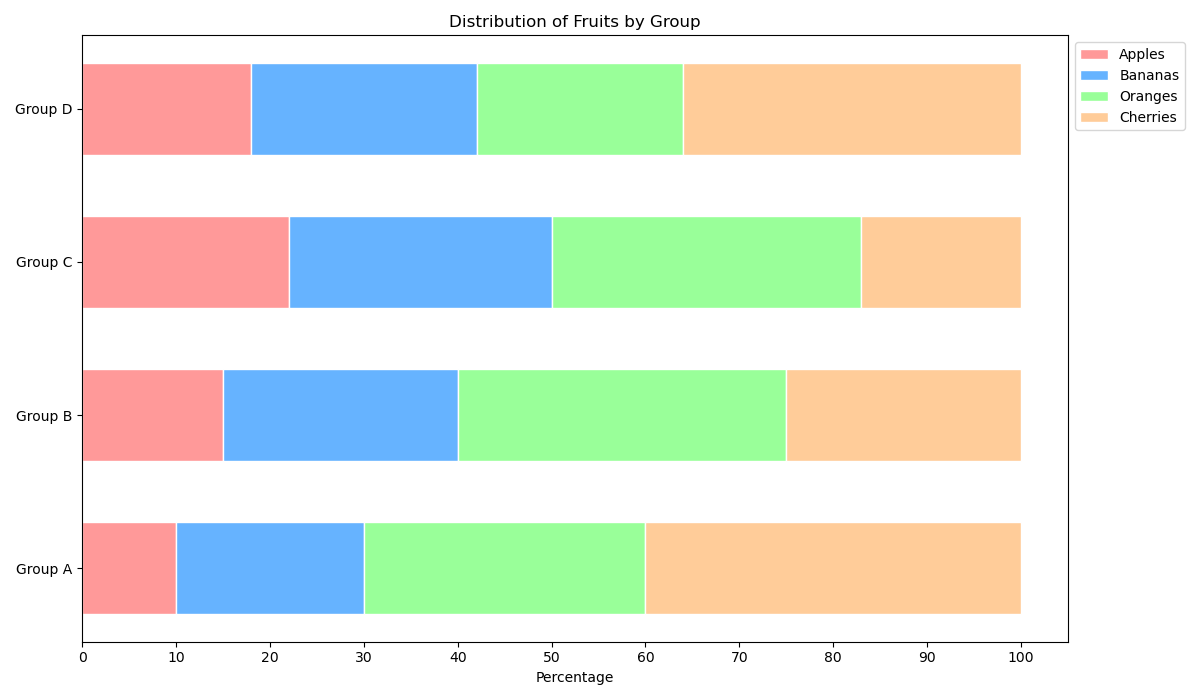

Generate this figure with Python:

import matplotlib.pyplot as plt
import pandas as pd
import numpy as np

# Data
data = {
    'Category': ['Group A', 'Group B', 'Group C', 'Group D'],
    'Apples': [10, 15, 22, 18],
    'Bananas': [20, 25, 28, 24],
    'Oranges': [30, 35, 33, 22],
    'Cherries': [40, 25, 17, 36],
}

# Create DataFrame
df = pd.DataFrame(data)
df.set_index('Category', inplace=True)

# Calculate the percentage of each component and create cumulated data for stack plotting
df_percent = df.div(df.sum(axis=1), axis=0) * 100
cumulated_percent = df_percent.cumsum(axis=1)
cumulated_percent.insert(0, 'start', 0)

# Plot
categories = df.index
colors = ['#ff9999', '#66b3ff', '#99ff99', '#ffcc99']
bar_width = 0.6

fig, ax = plt.subplots(figsize=(12, 7))

for i, col in enumerate(df.columns):
    vals = df_percent[col]
    starts = cumulated_percent.iloc[:, i]
    ax.barh(categories, vals, left=starts, height=bar_width, color=colors[i], edgecolor='white')

# Customize the chart
ax.set_xlabel('Percentage')
ax.set_title('Distribution of Fruits by Group')
plt.xticks(np.arange(0, 101, 10))
ax.legend(df.columns, loc='upper left', bbox_to_anchor=(1, 1))

plt.tight_layout()
plt.show()
